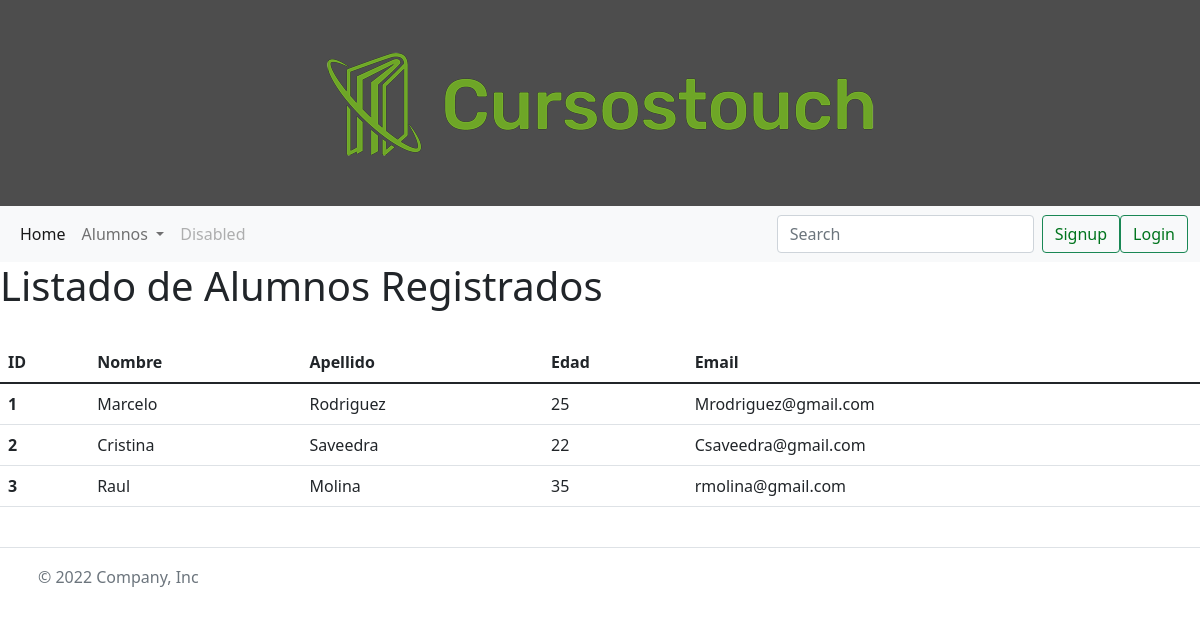
/registro, run on an earlier commit of the app's database.
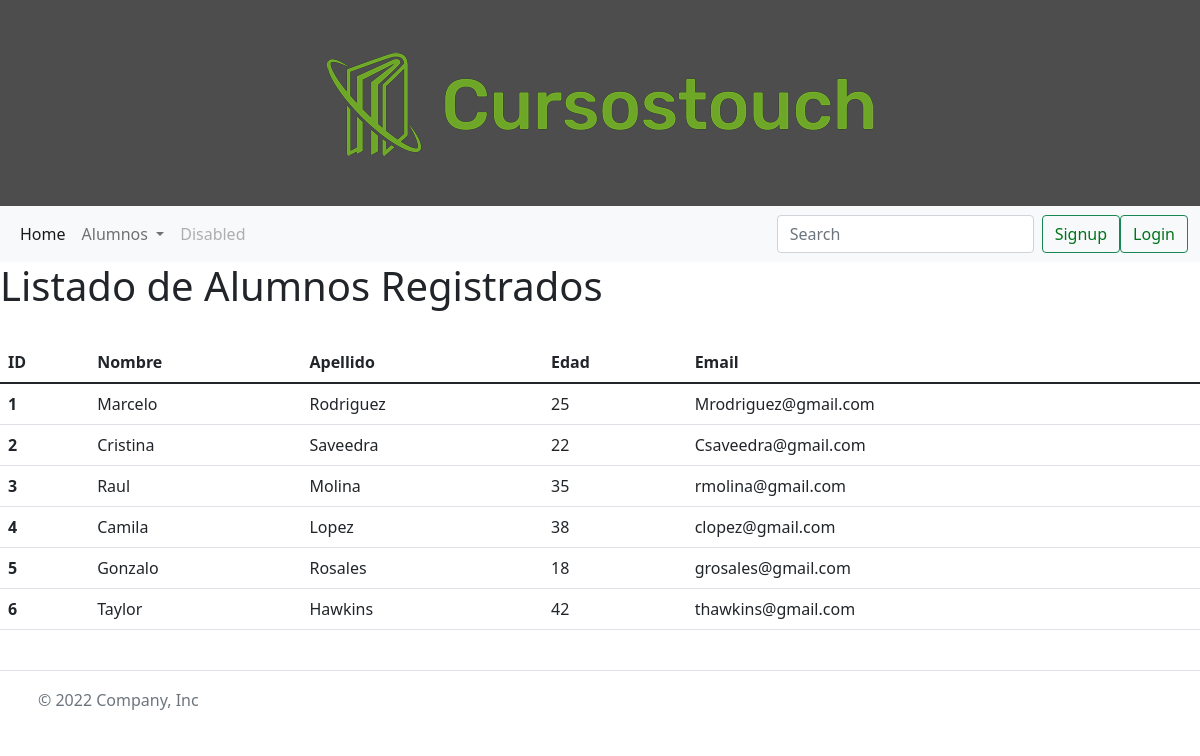
And on a later commit of the database.
### miapp/models.py (models this page shows, shortened)
class Alumno(models.Model):
    nombre = models.CharField(max_length=45,)
    apellido = models.CharField(max_length=45,)
    edad = models.IntegerField()
    email = models.EmailField()

### miapp/views.py (the view)
# urls.py: path('registro', views.registro, name='registro'),
def registro(request):
    alumnos = Alumno.objects.all
    return render(request, 'miapp/registro.html', {'alumnos':alumnos})

### miapp/templates/miapp/registro.html
{% extends 'templatebase.html' %}
{% block content %}
<h1>Listado de Alumnos Registrados</h1>
<br>
<div class='contenedortabla'>
    <table class="table" class='tabla-alumnos'>
        <thead>
            <tr>
                <th scope="col">ID</th>
                <th scope="col">Nombre</th>
                <th scope="col">Apellido</th>
                <th scope="col">Edad</th>
                <th scope="col">Email</th>
            </tr>
        </thead>
        <tbody>
        {% for alumno in alumnos %}
        <tr>
            <th scope="row">{{alumno.id}}</th>
            <td>{{alumno.nombre}}</td>
            <td>{{alumno.apellido}}</td>
            <td>{{alumno.edad}}</td>
            <td>{{alumno.email}}</td>
        </tr>
        {% endfor %}
        </tbody>
    </table>
</div>
{% endblock content %}

### templates/templatebase.html (shortened to what this page needs)
{% load static %}
<!DOCTYPE html>
<html lang="en">
<head>
    <link href="https://cdn.jsdelivr.net/npm/bootstrap@5.1.3/dist/css/bootstrap.min.css" rel="stylesheet">
    <link type='text/css' rel="stylesheet" href="{% static '/css/styles.css' %}">
</head>
<body>
    <div id='cabeza'>
        <img class='imgcabeza'src="{% static '/images/Logo2.png'%}" alt="">
    </div>
    <nav class="navbar navbar-expand-lg navbar-light bg-light">
        <div class="container-fluid">
            <div class="collapse navbar-collapse" id="navbarSupportedContent">
                <ul class="navbar-nav me-auto mb-2 mb-lg-0">
                <li class="nav-item">
                    <a class="nav-link active" aria-current="page" href="/index">Home</a>
                </li>
                <li class="nav-item dropdown">
                    <a class="nav-link dropdown-toggle" href="#" id="navbarDropdown" role="button" data-bs-toggle="dropdown" aria-expanded="false">
                    Alumnos
                    </a>
                </li>
                <li class="nav-item">
                    <a class="nav-link disabled">Disabled</a>
                </li>
                </ul>
                <form class="d-flex">
                <input class="form-control me-2" type="search" placeholder="Search" aria-label="Search">
                <button class="btn btn-outline-success" type="submit"><a class="nav-link" id='btn-navbar' href='/signup'>Signup</a></button>
                <button class="btn btn-outline-success" type="submit"><a class="nav-link" id='btn-navbar' href='/login'>Login</a></button>
                </form>
            </div>
        </div>
    </nav>
    {% block content %}
    {% endblock  %}
    <footer class="d-flex flex-wrap justify-content-between align-items-center py-3 my-4 border-top">
        <div class="col-md-4 d-flex align-items-center">
            <a href="/" class="mb-3 me-2 mb-md-0 text-muted text-decoration-none lh-1">
                <svg class="bi" width="30" height="24"><use xlink:href="#bootstrap"></use></svg>
            </a>
            <span class="text-muted">© 2022 Company, Inc</span>
        </div>
        <ul class="nav col-md-4 justify-content-end list-unstyled d-flex">
            <li class="ms-3"><a class="text-muted" href="#"><svg class="bi" width="24" height="24"><use xlink:href="#twitter"></use></svg></a></li>
            <li class="ms-3"><a class="text-muted" href="#"><svg class="bi" width="24" height="24"><use xlink:href="#instagram"></use></svg></a></li>
            <li class="ms-3"><a class="text-muted" href="#"><svg class="bi" width="24" height="24"><use xlink:href="#facebook"></use></svg></a></li>
        </ul>
    </footer>
</body>
</html>

### static/css/styles.css (style rules this page uses)
* { margin: 0px; padding: 0px; box-sizing: border-box; }
#cabeza { display: flex; background-color: rgb(77, 77, 77); width: auto; padding: 30px; justify-content: center; }
.contenedortabla { display: flex; justify-content: center; }
#btn-navbar { padding: 0; color: rgb(0, 116, 29); }

What changed in the data, as far as the page shows it:
added Alumno: id "4", nombre "Camila", apellido "Lopez", edad "38", email "clopez@gmail.com"
added Alumno: id "5", nombre "Gonzalo", apellido "Rosales", edad "18", email "grosales@gmail.com"
added Alumno: id "6", nombre "Taylor", apellido "Hawkins", edad "42", email "thawkins@gmail.com"
